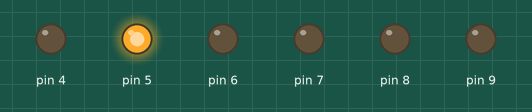
Bench run of a sketch on a simulated Arduino Uno, built with avr-gcc and run on an emulated ATmega328P. Shown: output pins drawn as LEDs (lit = HIGH).

Above: at 0.15 s.
At 2.7 s:
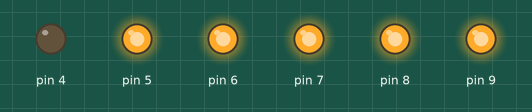
At 4.4 s:
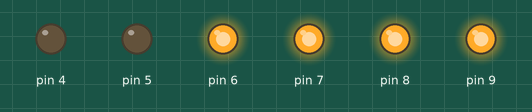
At 4.9 s:
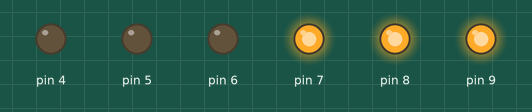
At 5.4 s:
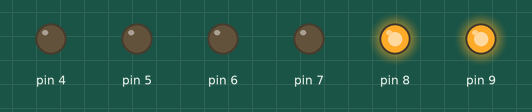
At 6.4 s:
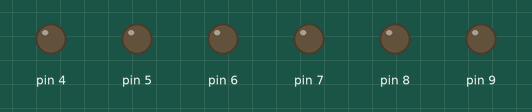
Timing chart, 0 to 8.7 s (numbered marks = the images above):
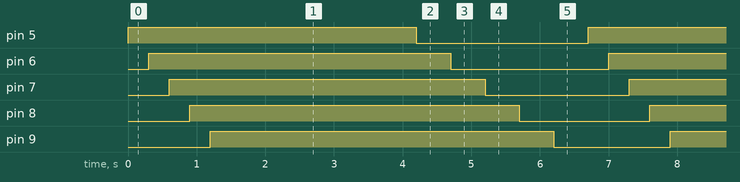

The sketch:

trafiklamba.ino
```cpp
// C++ code
//
void setup()
{
  //güç çıkışlarıdır kendi kartınızda nereleri yaptıysanız ona göre yapın
  pinMode(4, OUTPUT);
  pinMode(5, OUTPUT);
  pinMode(6, OUTPUT);
  pinMode(7, OUTPUT);
  pinMode(8, OUTPUT);
  pinMode(9, OUTPUT);
}

void loop()
{

  //renk geçişi
  //ister digitalWrite(5,1); yaparsınız uzun olmasını isterseniz Low = kapalı High = Açık demektir.
  digitalWrite(5,1);
  delay(300);
  digitalWrite(6,1);
  delay(300);
  digitalWrite(7,1);
  delay(300);
  digitalWrite(8,1);
  delay(300);
  digitalWrite(9,1);
  delay(3000);


//kapanma noktası
  digitalWrite(5,0);
     delay(500);
    digitalWrite(6,0);
         delay(500);
  digitalWrite(7,0);
     delay(500);
       digitalWrite(8,0);
     delay(500);
       digitalWrite(9,0);
     delay(500);
  //Delaylar bekleme süresidir örn: delay(500) = 0.5 salise demektir.
}
```

Measured:
- by itself, pin 5: alternates HIGH for 4.2 s and LOW for 2.5 s
- by itself, pin 6: alternates HIGH for 4.4 s and LOW for 2.3 s
- by itself, pin 7: alternates HIGH for 4.6 s and LOW for 2.1 s
- by itself, pin 8: alternates HIGH for 4.8 s and LOW for 1.9 s
- by itself, pin 9: alternates HIGH for 5.0 s and LOW for 1.7 s
